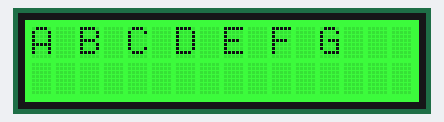
Recording of a sketch running on a simulated Arduino Uno, built with avr-gcc and run on an emulated ATmega328P. On the bench: 16×2 character LCD.

Above: at 0.1 s.

The sketch:

move_cursor_under_notes.ino
```cpp
/*
 Library originally added 18 Apr 2008
 by David A. Mellis
 library modified 5 Jul 2009
 by Limor Fried (http://www.ladyada.net)

 modified 11/03/21
 by Marc McCabe

*/

#include <Wire.h>
#include "rgb_lcd.h"

rgb_lcd lcd;

const int colorR = 0;
const int colorG = 255;
const int colorB = 0;

void setup() {
    // set up the LCD's number of columns and rows:
    lcd.begin(16, 2);

    lcd.setRGB(colorR, colorG, colorB);

    // Print a message to the LCD.
    lcd.print("A B C D E F G");

    delay(1000);
}

void loop() {
    //
    for (int i = 0; i < 14; i++) {
      lcd.clear();
      lcd.setCursor(0, 0);
      lcd.print("A B C D E F G");
      lcd.setCursor(i, 1);
        lcd.print("^");
        delay(150);
    }

    delay(100);
}
```

Measured:
- by itself, everything shown: repeats every 2.4 s, in 14 steps
